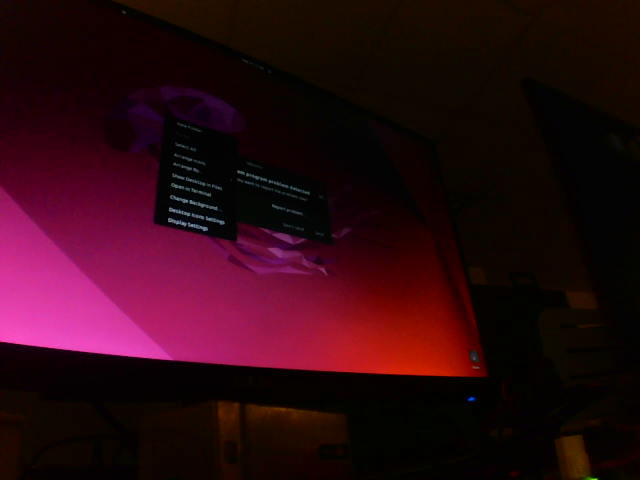
#> input picture common/data/webcam.jpg, 640 x 480 px
$ jupyter execute usb_webcam.ipynb   (shell and % lines are left out)
#> lines starting #> are read from the running program, lines starting #| are printed output that depends on the picture
# USB Webcam

This notebook shows how to use a USB web camera attached to the board. An image is captured using [fswebcam](http://manpages.ubuntu.com/manpages/wily/man1/fswebcam.1.html). The image can then be manipulated using the Python Image Library (Pillow).

The webcam used is the Logitech USB HD Webcam C270 and the driver for this webcam has already been installed on the board.

#### References
http://pillow.readthedocs.org/en/3.1.x/handbook/tutorial.html<br>
http://manpages.ubuntu.com/manpages/lucid/man1/fswebcam.1.html <br>
http://www.logitech.com/en-us/product/hd-webcam-c270

[cell 1]
from PIL import Image as PIL_Image

orig_img_path = 'data/webcam.jpg'

img = PIL_Image.open(orig_img_path)
#> img is the input picture: PIL image 640x480 RGB; mean R, G, B 43.9, 8.6, 17.5
img

[cell 2]
bw_img = img.convert("L")
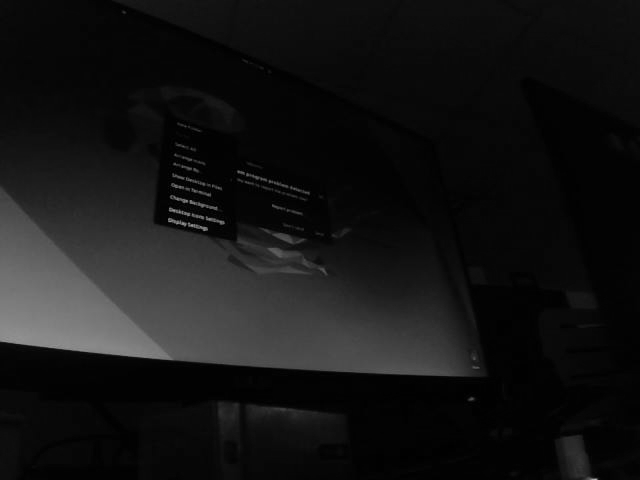
#> bw_img: PIL image 640x480 L; min 0, max 183, mean 20.1
bw_img

[cell 3]
rot_img = img.rotate(45)
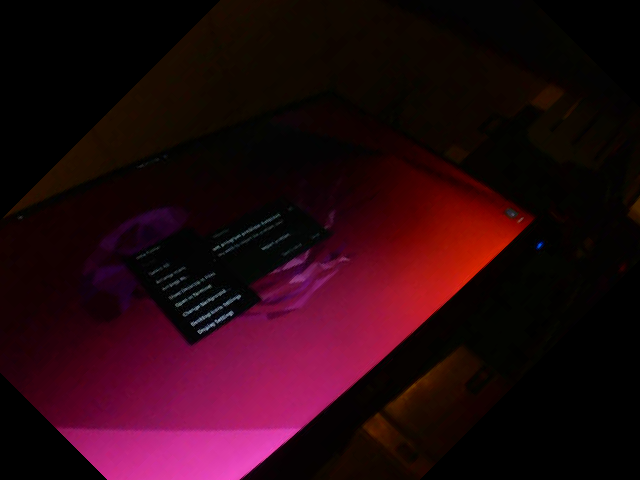
#> rot_img: PIL image 640x480 RGB; mean R, G, B 38, 6.8, 15.1
rot_img
